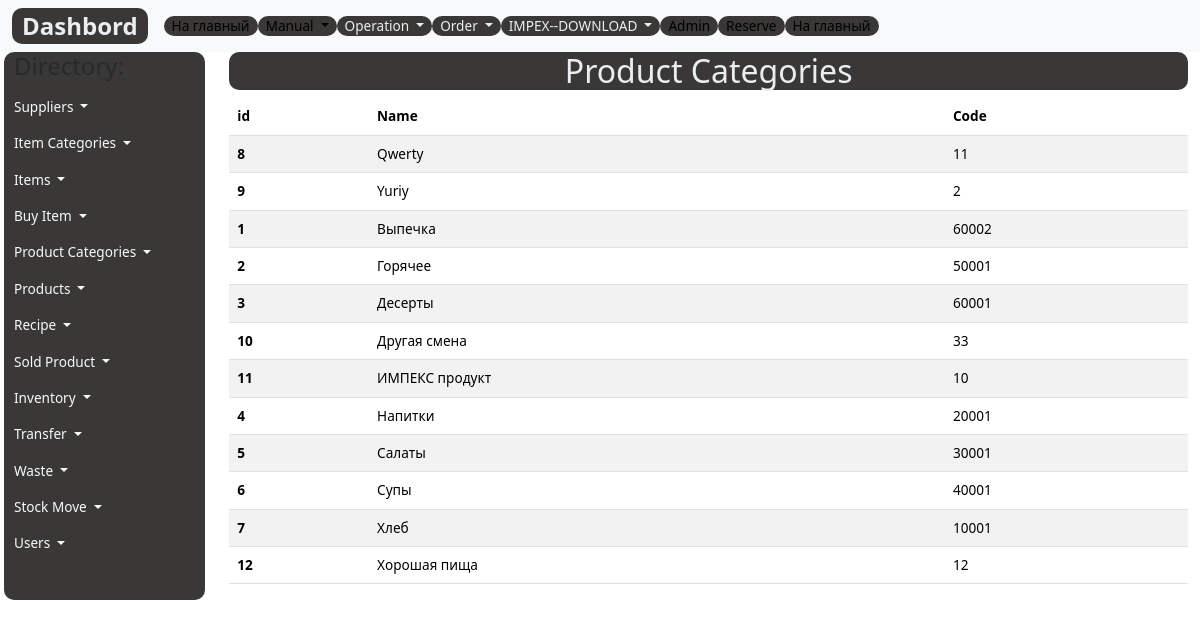
Before: /categories-list/ with the older database file.
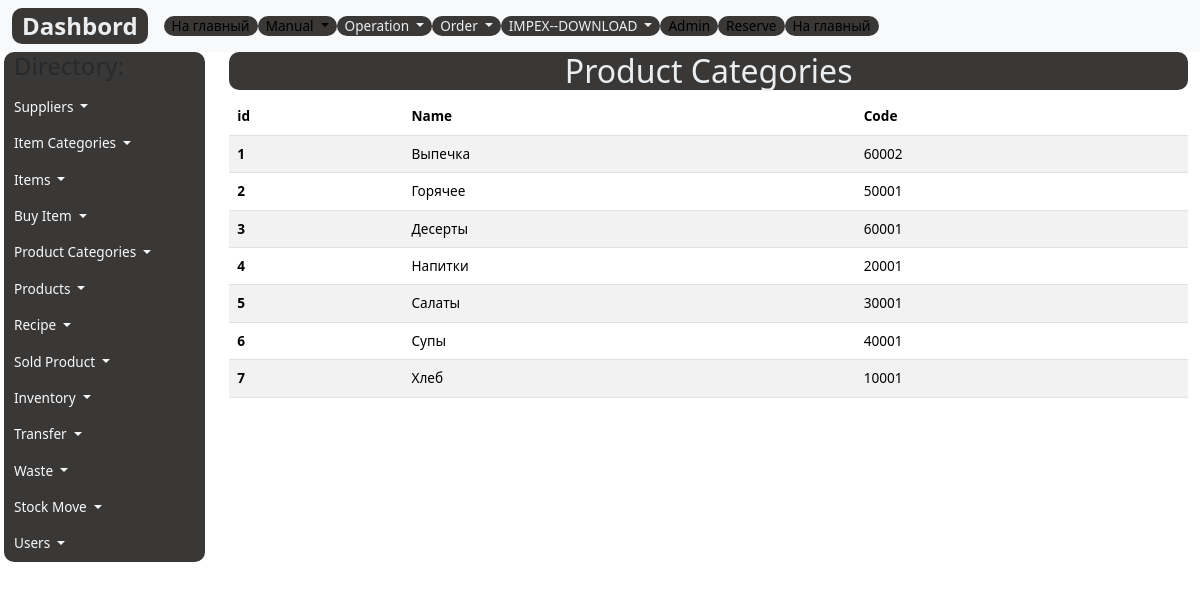
After: the same page with the newer database file.
### register/models.py (models this page shows, shortened)
class Category(models.Model):
    code= models.CharField(max_length=5, help_text="Не более 5 цифр",  unique=True,verbose_name='Код')
    name = models.CharField(max_length=200, help_text="Не более 200 знаков", db_index=True, verbose_name='Категория')
    slug= models.SlugField(max_length=255, verbose_name='Url', unique=True)
    class Meta:
        ordering = ['name']
        verbose_name = 'Категория продукта'
        verbose_name_plural = 'Категории продуктов'

### register/views.py (the view)
# urls.py: path('categories-list/', ProductCategoriesListView.as_view(), name='categories-list'),
class ProductCategoriesListView(ListView):
    model = Category
    template_name = 'register/items/category.html'
    context_object_name = 'categories'

### register/templates/register/items/category.html (shortened to what this page needs)
{% extends 'base.html' %}
{% load static %}
{% block content %}
<div class="container">
  <h1 class="custom">Product Categories </h1>
  <table class="table table-striped">
    <thead style="position: sticky;
  top: -1px;
  z-index: 2;background: #9d9e9e;">
      <tr>
        <th scope="col">id</th>
        <th scope="col">Name</th>
        <th scope="col">Code</th>
      </tr>
    </thead>
    <tbody>
      {% for category in categories%}
      <tr>
        <th scope="row">{{category.id}}</th>
        <td>{{category.name}}</td>
        <td>{{category.code}}</td>
      </tr>
      {% endfor %}
    </tbody>
  </table>
</div>
{% endblock %}

Changed rows visible on the page:
removed Category: id "8", name "Qwerty", code "11"
removed Category: id "9", name "Yuriy", code "2"
removed Category: id "10", name "Другая смена", code "33"
removed Category: id "11", name "ИМПЕКС продукт", code "10"
removed Category: id "12", name "Хорошая пища", code "12"
